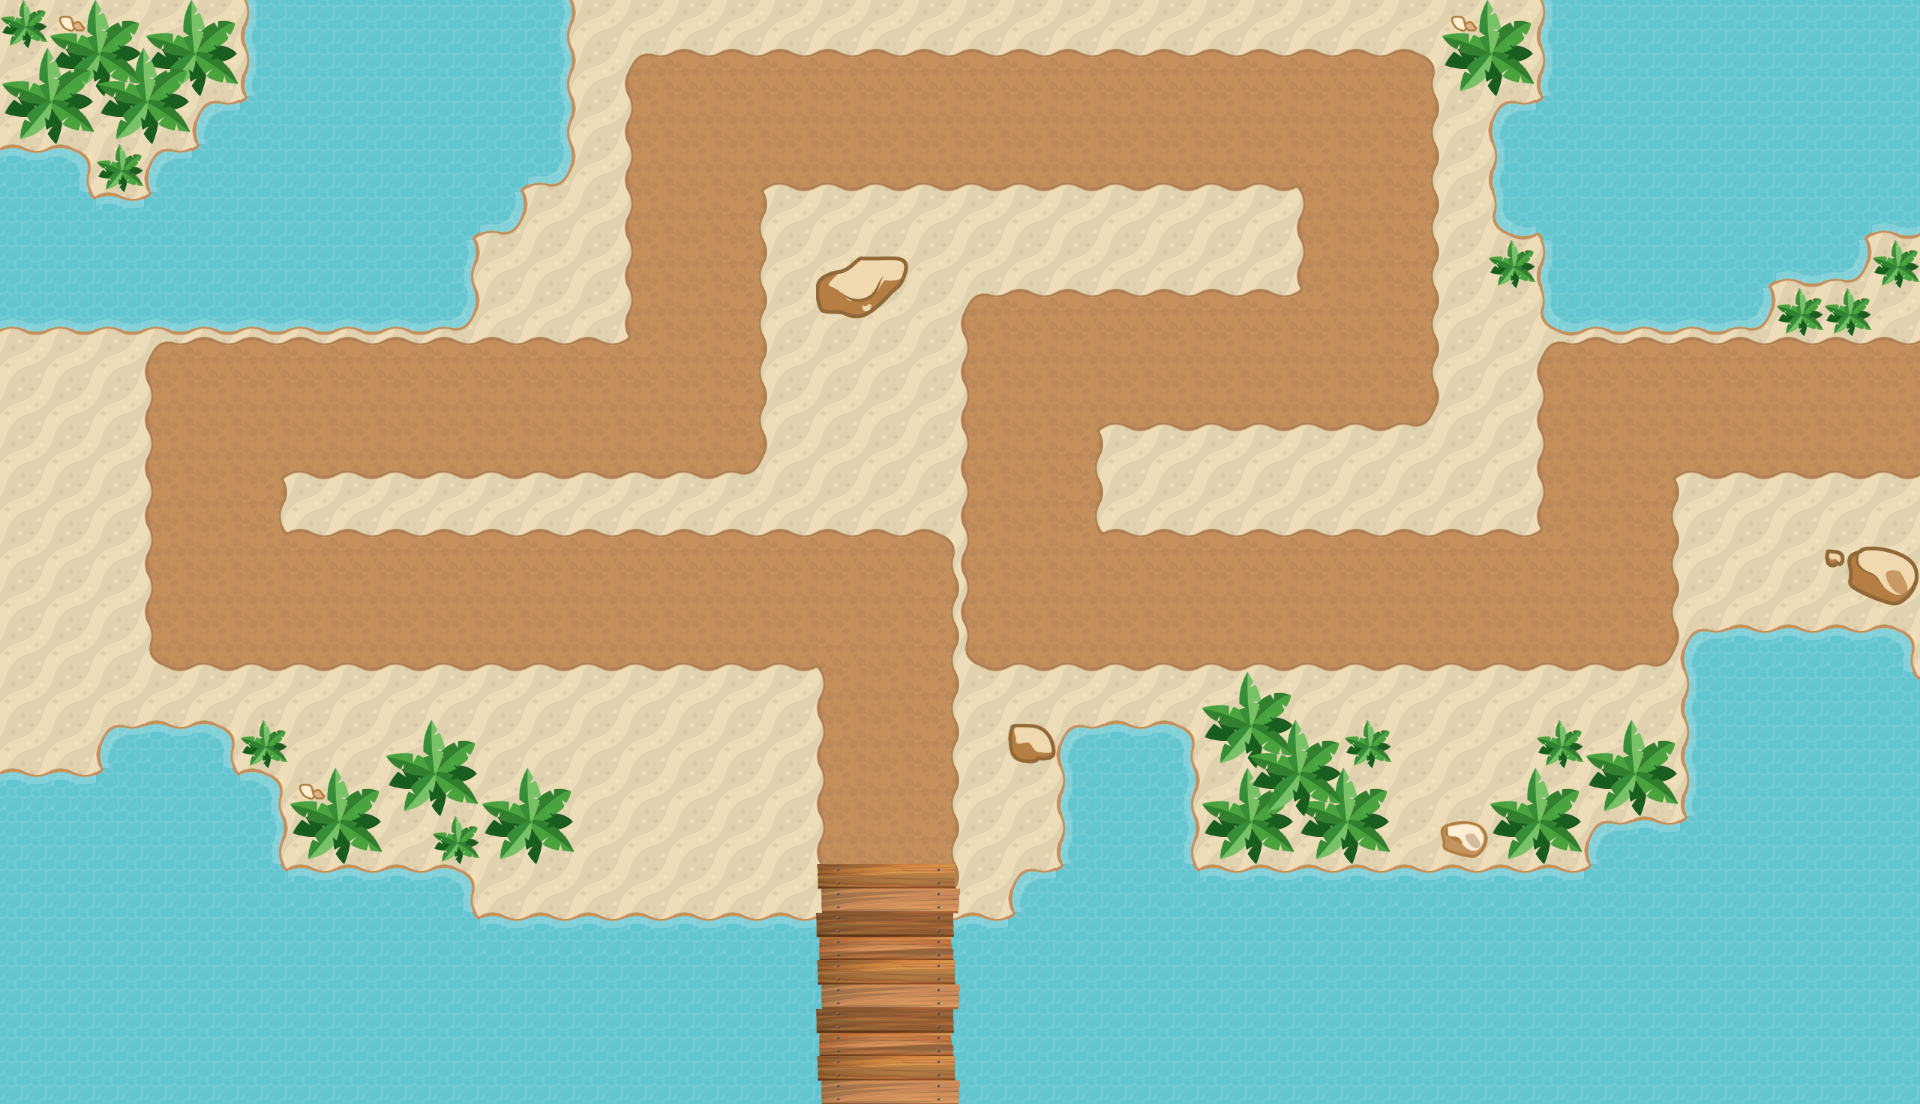

Tiled map render using the project's own tile images. Description and the map definition, with tile-layer contents summarised, below:
An orthogonal 40x23 tile map with 48x48 px tiles, 6 tile layers (Sand, Path and Water, Bridge, Trees 1, ...), 4 tilesets and 48 objects (PathLine).

<map version="1.0" tiledversion="1.0.3" orientation="orthogonal" renderorder="right-down" width="40" height="23" tilewidth="48" tileheight="48" nextobjectid="74">
 <tileset firstgid="1" name="tiles" tilewidth="48" tileheight="48" spacing="4" margin="2" tilecount="81" columns="9">
  <image source="../../tiles/hi/tiles.png" width="512" height="512" />
  <terraintypes>
   <terrain name="Water" tile="33" />
   <terrain name="path" tile="18" />
  </terraintypes>
  <tile id="14" terrain=",,,1" />
  <tile id="15" terrain=",,1,1" />
  <tile id="16" terrain=",,1," />
  <tile id="17" terrain=",1,,1" />
  <tile id="18" terrain="1,1,1,1" />
  <tile id="19" terrain="1,,1," />
  <tile id="20" terrain=",1,," />
  <tile id="21" terrain="1,1,," />
  <tile id="22" terrain="1,,," />
  <tile id="23" terrain="1,,1,1" />
  <tile id="24" terrain=",1,1,1" />
  <tile id="25" terrain="1,1,,1" />
  <tile id="26" terrain="1,1,1," />
  <tile id="29" terrain=",,,0" />
  <tile id="30" terrain=",,0,0" />
  <tile id="31" terrain=",,0," />
  <tile id="32" terrain=",0,,0" />
  <tile id="33" terrain="0,0,0,0" />
  <tile id="34" terrain="0,,0," />
  <tile id="35" terrain=",0,," />
  <tile id="36" terrain="0,0,," />
  <tile id="37" terrain="0,,," />
  <tile id="38" terrain="0,0,0," />
  <tile id="39" terrain="0,0,,0" />
  <tile id="40" terrain="0,,0,0" />
  <tile id="41" terrain=",0,0,0" />
 </tileset>
 <tileset firstgid="82" name="tiles2" tilewidth="48" tileheight="48" spacing="4" margin="2" tilecount="18" columns="9">
  <image source="../../tiles/hi/tiles2.png" width="512" height="128" />
 </tileset>
 <tileset firstgid="100" name="tiles3" tilewidth="48" tileheight="48" spacing="4" margin="2" tilecount="36" columns="9">
  <image source="../../tiles/hi/tiles3.png" width="512" height="256" />
 </tileset>
 <tileset firstgid="136" name="tiles4" tilewidth="48" tileheight="48" spacing="4" margin="2" tilecount="171" columns="9">
  <image source="../../tiles/hi/tiles4.png" width="512" height="1024" />
 </tileset>
 <layer name="Sand" width="40" height="23">
  <data>[920 cells, 716 non-empty, 1 distinct tile ids]</data>
 </layer>
 <layer name="Path and Water" width="40" height="23">
  <data>[920 cells, 641 non-empty, 26 distinct tile ids]</data>
 </layer>
 <layer name="Bridge" width="40" height="23">
  <data>[920 cells, 15 non-empty, 6 distinct tile ids]</data>
 </layer>
 <layer name="Trees 1" width="40" height="23">
  <data>[920 cells, 24 non-empty, 4 distinct tile ids]</data>
 </layer>
 <layer name="Trees 2" width="40" height="23">
  <data>[920 cells, 42 non-empty, 5 distinct tile ids]</data>
 </layer>
 <layer name="Rocks" width="40" height="23">
  <data>[920 cells, 13 non-empty, 11 distinct tile ids]</data>
 </layer>
 <objectgroup name="Boundary" visible="0">
  <object id="8" x="826.163" y="548.412" width="125.25" height="555.156" />
  <object id="11" x="163.875" y="537.742" width="777.375" height="125.258" />
  <object id="19" x="970.253" y="311" width="124.5" height="341" />
  <object id="26" x="154.125" y="355.422" width="125.25" height="297.474" />
  <object id="27" x="164.813" y="345.621" width="585.563" height="125.258" />
  <object id="28" x="634.125" y="68.172" width="125.25" height="391.656" />
  <object id="29" x="644.813" y="58.1209" width="777.375" height="125.258" />
  <object id="30" x="1306.13" y="68.013" width="125.25" height="344.474" />
  <object id="31" x="979.92" y="297.985" width="441.563" height="125.258" />
  <object id="32" x="979.815" y="537.78" width="682.534" height="125.258" />
  <object id="33" x="1546.81" y="354.377" width="125.25" height="297.474" />
  <object id="34" x="1555.54" y="345.826" width="362.085" height="125.258" />
  <object id="36" x="0" y="202.125" width="463.639" height="124.5" />
  <object id="38" x="0" y="153.97" width="77.7502" height="47.875" />
  <object id="39" x="153.25" y="165.467" width="22.75" height="39.4372" />
  <object id="40" x="63.625" y="162.532" width="22.75" height="39.4372" />
  <object id="41" x="162.875" y="153.437" width="80.7502" height="47.875" />
  <object id="42" x="200.25" y="117.796" width="22.75" height="39.4372" />
  <object id="43" x="209.875" y="105.766" width="80.7502" height="47.875" />
  <object id="44" x="250" y="0.5" width="221" height="318" />
  <object id="45" x="497.875" y="179.719" width="22.75" height="39.4372" />
  <object id="46" x="430.829" y="183.302" width="80.7502" height="47.5" />
  <object id="47" x="471.75" y="0" width="95.8125" height="173.25" />
  <object id="48" x="470.125" y="135.625" width="87.75" height="47.5" />
  <object id="49" x="1497.95" y="114.58" width="50.7955" height="109.023" />
  <object id="50" x="1546" y="-0.999997" width="370.5" height="231.25" />
  <object id="51" x="1506.32" y="105.688" width="45.5" height="11.5" />
  <object id="52" x="1508.57" y="221.125" width="45.5" height="11.5" />
  <object id="53" x="1545.95" y="229.25" width="309.545" height="49" />
  <object id="54" x="1553.23" y="269.125" width="205.909" height="57.75" />
  <object id="56" x="1545.62" y="269.531" width="22.75" height="49.6873" />
  <object id="57" x="1746.35" y="272.213" width="22.75" height="41.1418" />
  <object id="58" x="1841.87" y="226.741" width="22.75" height="41.1418" />
  <object id="59" x="0" y="873.997" width="464.296" height="228.977" />
  <object id="60" x="0" y="777.75" width="267.75" height="107.25" />
  <object id="61" x="114.124" y="729.812" width="108" height="47.875" />
  <object id="62" x="208.219" y="738.469" width="22.75" height="39.4372" />
  <object id="63" x="104.534" y="742.282" width="22.75" height="39.4372" />
  <object id="64" x="459" y="921.997" width="1456.5" height="181.625" />
  <object id="65" x="1025.25" y="874.043" width="891.39" height="48.4546" />
  <object id="66" x="1016.38" y="886.53" width="22.75" height="39.4372" />
  <object id="67" x="1066.04" y="739.594" width="125.25" height="139.5" />
  <object id="68" x="1074" y="729.938" width="108.375" height="11.25" />
  <object id="69" x="1601.8" y="826.02" width="315.205" height="50.3523" />
  <object id="71" x="1593" y="836.063" width="23.0625" height="38.8125" />
  <object id="72" x="1690" y="644.5" width="220" height="185" />
  <object id="73" x="1698.38" y="634.125" width="201.844" height="15" />
 </objectgroup>
 <objectgroup name="PathLine" visible="0">
  <object id="35" name="PathLine" x="888" y="1127.5">
   <polyline points="0,-24 0,-527.5 -672,-527.5 -672,-719.5 -192,-719.5 -192,-1007.5 480,-1007.5 480,-767.497 144,-767.497 144,-527.5 720,-527.5 720,-719.5 1032,-719.5" />
  </object>
 </objectgroup>
</map>
